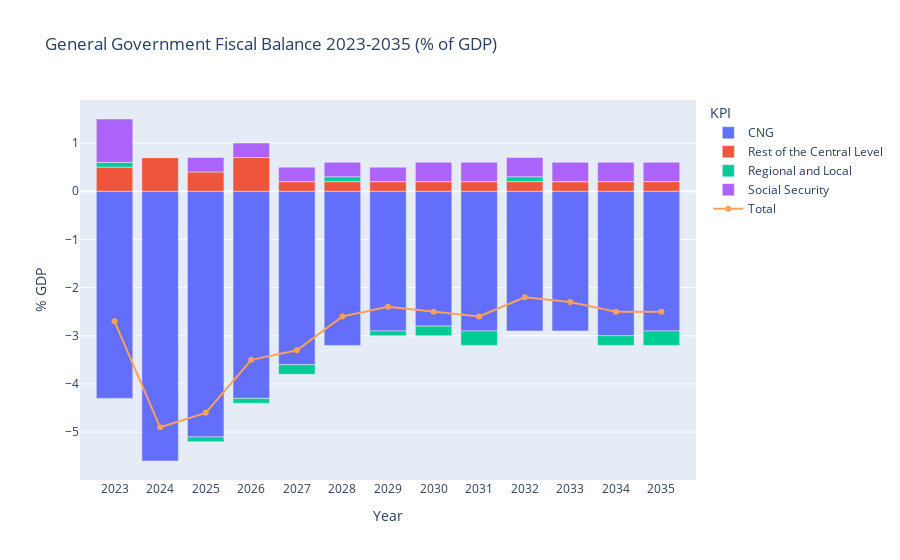

Notebook code cell kept with this figure:
### Code cell
import plotly.express as px
import plotly.graph_objects as go
from plotly.offline import plot, iplot, init_notebook_mode
init_notebook_mode(connected=True)

df = data_g312_graph.copy()

fig = px.bar(df[df.KPI != "General Government"], x="Year", y="% GDP", color="KPI", title="General Government Fiscal Balance 2023-2035 (% of GDP)")
fig.add_trace(go.Scatter(x=df[df.KPI == "General Government"]['Year'], y=df[df.KPI == "General Government"]['% GDP'], name="Total"))
fig.show()

fig.write_html('./G312.html')

### Figure 1 — Plotly figure (JSON) as saved in the notebook; plotly's stock layout.template omitted (floating-point values rounded to 4 significant figures)
{"data": [{"alignmentgroup": "True", "hovertemplate": "KPI=CNG<br>Year=%{x}<br>% GDP=%{y}<extra></extra>", "legendgroup": "CNG", "marker": {"color": "#636efa", "pattern": {"shape": ""}}, "name": "CNG", "offsetgroup": "CNG", "orientation": "v", "showlegend": true, "textposition": "auto", "type": "bar", "x": ["2023", "2024", "2025", "2026", "2027", "2028", "2029", "2030", "2031", "2032", "2033", "2034", "2035"], "xaxis": "x", "y": [-4.3, -5.6, -5.1, -4.3, -3.6, -3.2, -2.9, -2.8, -2.9, -2.9, -2.9, -3, -2.9], "yaxis": "y"}, {"alignmentgroup": "True", "hovertemplate": "KPI=Rest of the Central Level<br>Year=%{x}<br>% GDP=%{y}<extra></extra>", "legendgroup": "Rest of the Central Level", "marker": {"color": "#EF553B", "pattern": {"shape": ""}}, "name": "Rest of the Central Level", "offsetgroup": "Rest of the Central Level", "orientation": "v", "showlegend": true, "textposition": "auto", "type": "bar", "x": ["2023", "2024", "2025", "2026", "2027", "2028", "2029", "2030", "2031", "2032", "2033", "2034", "2035"], "xaxis": "x", "y": [0.5, 0.7, 0.4, 0.7, 0.2, 0.2, 0.2, 0.2, 0.2, 0.2, 0.2, 0.2, 0.2], "yaxis": "y"}, {"alignmentgroup": "True", "hovertemplate": "KPI=Regional and Local<br>Year=%{x}<br>% GDP=%{y}<extra></extra>", "legendgroup": "Regional and Local", "marker": {"color": "#00cc96", "pattern": {"shape": ""}}, "name": "Regional and Local", "offsetgroup": "Regional and Local", "orientation": "v", "showlegend": true, "textposition": "auto", "type": "bar", "x": ["2023", "2024", "2025", "2026", "2027", "2028", "2029", "2030", "2031", "2032", "2033", "2034", "2035"], "xaxis": "x", "y": [0.1, 0, -0.1, -0.1, -0.2, 0.1, -0.1, -0.2, -0.3, 0.1, 0, -0.2, -0.3], "yaxis": "y"}, {"alignmentgroup": "True", "hovertemplate": "KPI=Social Security<br>Year=%{x}<br>% GDP=%{y}<extra></extra>", "legendgroup": "Social Security", "marker": {"color": "#ab63fa", "pattern": {"shape": ""}}, "name": "Social Security", "offsetgroup": "Social Security", "orientation": "v", "showlegend": true, "textposition": "auto", "type": "bar", "x": ["2023", "2024", "2025", "2026", "2027", "2028", "2029", "2030", "2031", "2032", "2033", "2034", "2035"], "xaxis": "x", "y": [0.9, 0, 0.3, 0.3, 0.3, 0.3, 0.3, 0.4, 0.4, 0.4, 0.4, 0.4, 0.4], "yaxis": "y"}, {"name": "Total", "type": "scatter", "x": ["2023", "2024", "2025", "2026", "2027", "2028", "2029", "2030", "2031", "2032", "2033", "2034", "2035"], "y": [-2.7, -4.9, -4.6, -3.5, -3.3, -2.6, -2.4, -2.5, -2.6, -2.2, -2.3, -2.5, -2.5]}], "layout": {"autosize": true, "barmode": "relative", "legend": {"title": {"text": "KPI"}, "tracegroupgap": 0}, "title": {"text": "General Government Fiscal Balance 2023-2035 (% of GDP)"}, "xaxis": {"anchor": "y", "autorange": true, "domain": [0, 1], "range": [-0.736, 12.74], "title": {"text": "Year"}, "type": "category"}, "yaxis": {"anchor": "x", "autorange": true, "domain": [0, 1], "range": [-5.994, 1.894], "title": {"text": "% GDP"}, "type": "linear"}}}
